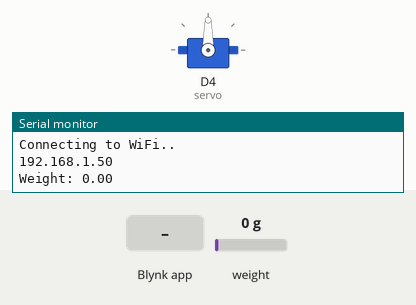
This sketch was run on a simulated ESP8266 (NodeMCU). On the bench: servo, the last lines printed to the serial monitor. Inputs (shaded band) come from the test bench; at power-on: weight on the scale 0 g. WiFi joins after 1.5 s; servers stay silent unless stated; the local clock reads 2024-03-15 10:24:30 at power-on unless the sketch sets it.

Above: at 4.5 s.
4.6 s: Blynk app writes 1 to V4
At 5.7 s:
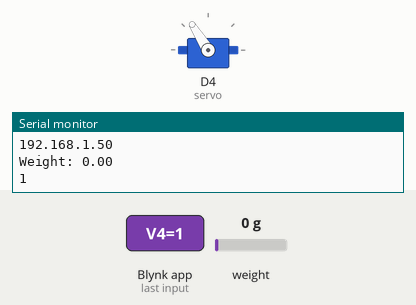
7.1 s: weight on the scale set to 230 g
9.6 s: weight on the scale set to 266 g
Timing chart, 0 to 12.6 s (numbered marks = the images above; inputs shaded):
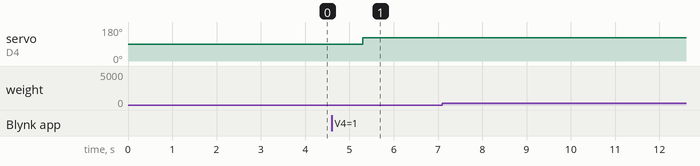

The sketch:

newservoplusload.ino
```cpp
// Blynk credentials
#define BLYNK_TEMPLATE_ID "TMPL3d0SvzOoE"
#define BLYNK_TEMPLATE_NAME "Petfeeder"
#define BLYNK_AUTH_TOKEN "sPJIlxg1MrbtD9BCTNRoBmpp4_fcwtxu"
#ifdef ESP32
  #include <WiFi.h>
#else
  #include <ESP8266WiFi.h>
#endif
#include <WiFiClientSecure.h>
#include <UniversalTelegramBot.h>
#include <ArduinoJson.h>
#include <HX711.h>
#include <BlynkSimpleEsp8266.h>
#include <Servo.h>

// WiFi credentials
const char* ssid = "POCOM3";
const char* password = "wifihotspot";

// Telegram Bot credentials
#define BOTtoken "6678871722:AAFt8YjRzuIqqU5-ExX84WpQeLunbXCKUZk"
#define CHAT_ID "1310279629"

// Load cell setup
#define LOADCELL_DOUT_PIN  4
#define LOADCELL_SCK_PIN  5

HX711 scale;

X509List cert(TELEGRAM_CERTIFICATE_ROOT);
WiFiClientSecure client;
UniversalTelegramBot bot(BOTtoken, client);

const float weight_threshold = 250.0;  // Adjust this threshold based on your application


Servo servo;
int lastPosition = 0;
int onnPos = 1800;  // clockwise direction
int offPos = 1400;  // counter-clockwise direction

void setup() {
  Serial.begin(115200);

  // Load cell setup
  scale.begin(LOADCELL_DOUT_PIN, LOADCELL_SCK_PIN);
  scale.set_scale(-810.4);  // You might need to adjust this calibration factor
  scale.tare();  // Reset the scale to 0

  #ifdef ESP8266
    configTime(0, 0, "pool.ntp.org");  // get UTC time via NTP
    client.setTrustAnchors(&cert);     // Add root certificate for api.telegram.org
  #endif

  // Connect to Wi-Fi
  WiFi.mode(WIFI_STA);
  WiFi.begin(ssid, password);
  while (WiFi.status() != WL_CONNECTED) {
    delay(1000);
    Serial.println("Connecting to WiFi..");
  }
  // Print ESP32 Local IP Address
  Serial.println(WiFi.localIP());

  // Blynk setup
  Blynk.begin(BLYNK_AUTH_TOKEN, ssid, password);
  servo.attach(D4);
}

void loop() {
  Blynk.run();

  if (scale.is_ready()) {
    float weight = scale.get_units(10);
    Serial.print("Weight: ");
    Serial.println(weight);

    if (weight >= weight_threshold) {
      bot.sendMessage(CHAT_ID, "Food is Dispensed", "");
      Serial.println("Message sent successfully");

      // Wait until weight is removed before checking again
      while (scale.get_units(10) >= weight_threshold) {
        delay(1000);
      }
    }
  } else {
    Serial.println("HX711 not found.");
  }
  delay(1000);  // Adjust the delay as needed
}

BLYNK_WRITE(V4) {
  int value = param.asInt();
  Serial.println(value);

  if (value == 1 && lastPosition != onnPos) {
    servo.attach(D4);
    servo.writeMicroseconds(onnPos);
    delay(500);
    servo.detach();
    lastPosition = onnPos;
  } else if (value == 0 && lastPosition != offPos) {
    servo.attach(D4);
    servo.writeMicroseconds(offPos);
    delay(500);
    servo.detach();
    lastPosition = offPos;
  }
}
```

Measured:
- after the input at 4.6 s, servo on D4 (servo): 90° → 122° after 0.71 s
